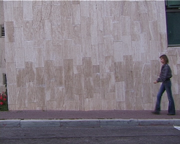
#> input picture Computer Vision/Homework-5/daria_walk/daria_walk_0000.png, 180 x 144 px; its folder holds 4 pictures in this run
$ python Q1.py
#> lines starting #> are read from the running program, lines starting #| are printed output that depends on the picture
from cv2 import imread
from numpy import median, empty, uint8
from matplotlib import pyplot as plt


def read_images():
    path = './daria_walk'
    file_name = 'daria_walk_00'
    images = []

    for i in range(84):
        if i < 10:
            full_name = file_name+'0'+str(i)+'.png'
        else:
            full_name = file_name+str(i)+'.png'
        f_path = path + '/'+full_name
        img = imread(f_path, 0)
#> img: shape (144, 180); min 11, max 210, mean 124.6
        images.append(img)

    print("Images were taken")
    print("subtraction was started")
    return images


def find_medians(seq):
    return median(seq)


def bckgrnd_subtraction():
    images = read_images()
    row, col = images[0].shape
#> row = 144; col = 180
    background_model = empty((row, col), dtype=uint8)
    binary_images = []
    OneD_signal = []
    for i in range(len(images)):
        current_image = images[i]
        for x in range(row):
            for y in range(col):
                OneD_signal.append(current_image[x, y])
                for j in range(i):
                    seq_img = images[j]
                    OneD_signal.append(seq_img[x, y])
                median = uint8(find_medians(OneD_signal))
                background_model[x, y] = median
                del OneD_signal[:]


        binary_img = background_model - current_image
        plt.imshow(binary_img, cmap="gray")
        plt.show()
        binary_images.append(binary_img)
#> this loop made 5 passes
#> pass 2, in bckgrnd_subtraction, `binary_img = background_model - current_image`:
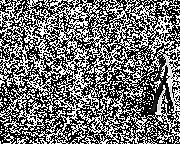
#> binary_img: shape (144, 180); min 0, max 255, mean 114.2
#> pass 3, in bckgrnd_subtraction, `binary_img = background_model - current_image`:
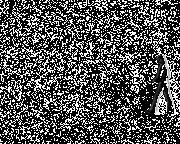
#> binary_img: shape (144, 180); min 0, max 255, mean 84.8
#> after the loop:
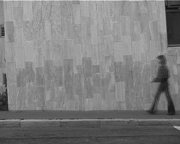
#> background_model: shape (144, 180); min 13, max 208, mean 124.9

    return binary_images


#> (the run stopped early here; a loop or call above may not have finished)
